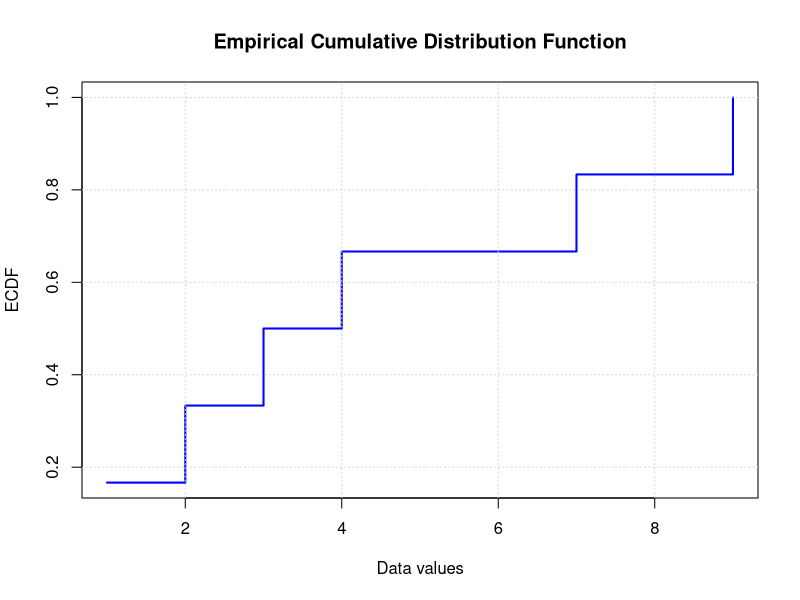

Write R code to recreate this figure.
my_ecdf <- function(data) {
  n <- length(data)
  sorted <- sort(data)
  y <- (1:n) / n
  data.frame(x = sorted, y = y)
}
sample_data <- c(4, 2, 7, 1, 9, 3)

result <- my_ecdf(sample_data)
View(result)

# Step plot of your ECDF
plot(result$x, result$y,
     type = "s",  # "s" = step plot
     col = "blue",
     lwd = 2,
     xlab = "Data values",
     ylab = "ECDF",
     main = "Empirical Cumulative Distribution Function")
grid()
